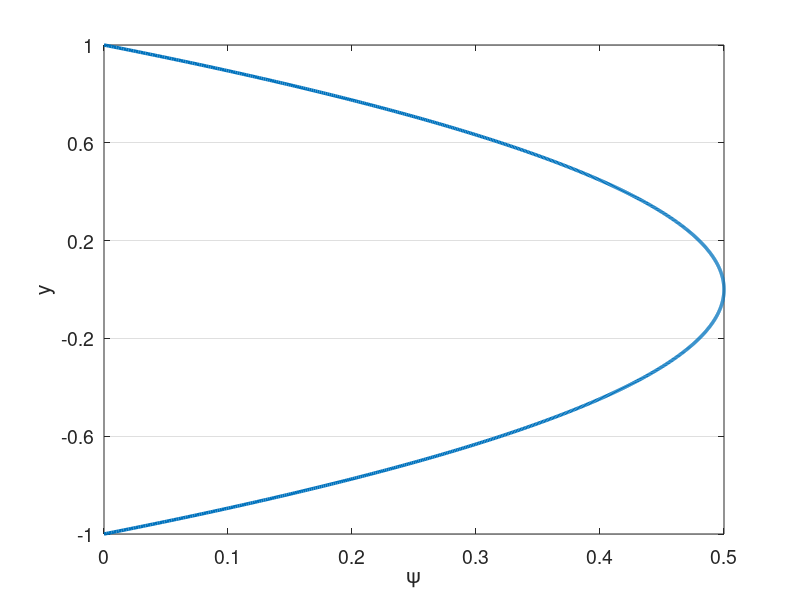

The MATLAB script that drew this image: (Note: this script raises an error after producing the figure.)
% clc
clear all
close all


set(0,'DefaultAxesFontSize',14)
set(0,'defaultLineLineWidth',2.5)
% set(0,'DefaultFigureWindowStyle','docked')


linestyles = {'k-','b-','r-','g-','c-','m-','k--','b--','r--','g--','c--','m--','k-.','b-.','r-.','g-.','c-.','m-.','k:','b:','r:','g:','c:','m:'};
pointstyles = {'ko','bo','ro','go','co','mo','k^','b^','r^','g^','c^','m^','ks','bs','rs','gs','cs','ms','k*','b*','r*','g*','c*','m*','k+','b+','r+','g+','c+','m+'};
%%

%%%%%%%%%%%%%%%%%%%%%%%%%%%%%%%%%%%%%%%%%%%%%%%%%%%%%%%%%%%%%%%%%%
% Navier-Stokes Solver Demo (2D Channel)
%%%%%%%%%%%%%%%%%%%%%%%%%%%%%%%%%%%%%%%%%%%%%%%%%%%%%%%%%%%%%%%%%%

format compact;
format short; 
Re = 1; Pr=0.8; Pe=Re*Pr; 
dpdx = 1;

%N=16; E=5; N1=N+1; nL=N1*N1*E;  % 16th order
N=4; % polynomial order  
Ex=1; % Number of elements in x
Ey=5; % Number of elements in y
CFL=0.1;
u_ic = Re;
pert = 0.0;
f_ic = @(x,y) u_ic*(1-y.^2)/2;

%% Enrichment information
en_on = 2; % 0 = no enrichment, 1 = implicit, 2 = explicit
N_en_y = 1; 
en_mag = 1;
psi = {@(x,y) en_mag*(0.5*(1 - y.^2) + 0.*x), @(x,y) 0.*y + 0.*x};
gpsi = {@(x,y) 0.*y + 0.*x, @(x,y) en_mag*(-1.*y + 0.*x), ...
        @(x,y) 0.*y + 0.*x, @(x,y) 0.*y + 0.*x};
hpsi = {@(x,y) 0.*y + 0.*x, @(x,y) en_mag*(-1 - 0.*y + 0.*x), ...
        @(x,y) 0.*y + 0.*x, @(x,y) 0.*y + 0.*x};
    
%     psi = {@(x,y) (0.5*(1 - y.^4) + 0.*x), @(x,y) 0.*y + 0.*x};
% gpsi = {@(x,y) 0.*y + 0.*x, @(x,y) (-2.*y.^3 + 0.*x), ...
%         @(x,y) 0.*y + 0.*x, @(x,y) 0.*y + 0.*x};
% hpsi = {@(x,y) 0.*y + 0.*x, @(x,y) (-6.*y.^2 + 0.*x), ...
%         @(x,y) 0.*y + 0.*x, @(x,y) 0.*y + 0.*x};
   

    
% Law of the wall
% Re_t = Re;
% u_tau = 1;
% nu = 1/Re_t;
% kap = 0.41;
% beta = 5.2;
% dypdy = u_tau/nu;
% ypb = 11.062299784340414;
% yp = @(y) (1-abs(y))*Re_t;
% psi = {@(x,y) (yp(y) <= ypb).*yp(y) + (yp(y) > ypb).*(1./kap.*log(yp(y)+eps)+beta) + 0.*x, @(x,y) 0.*y + 0.*x};
% gpsi = {@(x,y) 0.*y + 0.*x,  @(x,y) ((yp(y) <= ypb).*1 + (yp(y) > ypb).*1/(kap*(yp(y)+eps)))*dypdy + 0.*x,...
%         @(x,y) 0.*y + 0.*x, @(x,y) 0.*y + 0.*x};
% hpsi = {@(x,y) 0.*y + 0.*x,  @(x,y) ((yp(y) <= ypb).*0 + (yp(y) > ypb).*-1./(kap*(yp(y)+eps).^2))*dypdy*dypdy + 0.*x,...
%         @(x,y) 0.*y + 0.*x, @(x,y) 0.*y + 0.*x};
    

%% Plot psi
figure(5)
ys_plot = linspace(-1,1,1000);
plot(psi{1}(0,ys_plot),ys_plot)
xlabel('\psi')
ylabel('y')
set(gca, 'YGrid', 'on', 'XGrid', 'off')
yticks(linspace(-1,1,Ey+1));

psi_p = psi{1}(0,N_en_y*2/Ey-1);
dypsi_p1 = gpsi{2}(0,N_en_y*2/Ey-1);
dypsi_p2 = gpsi{2}(0,1-N_en_y*2/Ey);

%% Begin Solve
E=Ex*Ey; % Total number of elements
N1=N+1;
disp("Generating Matrices")
Q=makeq(Ex,Ey,N); % Global continuity
R=maker(Q,Ex,N); % Restriction matrix, applies Dirichlet conditions
[X,Y]=make_geom_channel(Ex,Ey,N);      % Geometry in local form
en_b_nodes = get_en_bound_nodes(Ex,Ey,N,N_en_y);

Ys = zeros(Ey*length(Y(1,:,1)),1);
for i = 1:Ey
    Ys((i-1)*(N+1)+1:(i)*(N+1)) = Y(1,:,(i-1)*Ex+1);
end
        
[G,J,ML,RX]=make_coef(X,Y);
[Ah,Bh,Ch,Dh,z,w]=semhat(N);
[Gs, Gs_x, Gs_y] =  face_mats(X,Y,E,N);
Gs_c = R*Q'*apply_en_cont(Gs,en_b_nodes,psi_p);
Gsb = R*Q'*Gs*Q*R';


[n,nb]=size(R); 
nL=N1*N1*E;

Ab=spalloc(nL,nL,nL*N);    %  Generate Abar
for j=1:nL
    x=zeros(nL,1); 
    x(j)=1; 
    Ab(:,j)=abar_c(x,Dh,G,Q);  % assembled Neumann Operator
end
Ab_orig = Ab;
A_c=R*Q'*apply_en_cont(Ab_orig,en_b_nodes,psi_p);
S_check=full(Ab);
Ab = Q'*Ab*Q;
A=R*Ab*R'; % Full stiffness matrix
Bb=reshape(ML,nL,1); % Form Mass matrix
Bb=diag(Bb); 
Bb=sparse(Bb); 
Ma=R*Q'*Bb*Q*R'; % Assembling mass matrix  % Full mass matrix
M_c = R*Q'*apply_en_cont(Bb,en_b_nodes,psi_p);


%%
M_check=full(Bb);

Ma_uv_check = zeros(2*nL);
Ma_uv_check(1:nL,1:nL) = M_check;
Ma_uv_check(nL+1:2*nL,nL+1:2*nL) = M_check;
A_uv_check = zeros(2*nL);
A_uv_check(1:nL,1:nL) = S_check;
A_uv_check(nL+1:2*nL,nL+1:2*nL) = S_check;

M_q = full(Ma);
S_q = full(A);


%%
% Assemble overall system matrices
nn = length(Ma); % number of nodes in the domain
Ma_uv = zeros(2*nn);
Ma_uv(1:nn,1:nn) = Ma;
Ma_uv(nn+1:2*nn,nn+1:2*nn) = Ma;
Ma_uv = sparse(Ma_uv);
A_uv = zeros(2*nn);
A_uv(1:nn,1:nn) = A;
A_uv(nn+1:2*nn,nn+1:2*nn) = A;
A_uv = sparse(A_uv);
ML_uv = zeros(2*(N+1),2*(N+1),E);
ML_uv(1:N+1,1:N+1,1:E) = ML;
ML_uv(N+2:2*(N+1),N+2:2*(N+1),1:E) = ML;
G_uv = zeros(2*nn);
G_uv(1:nn,1:nn) = Gsb;
G_uv(nn+1:2*nn,nn+1:2*nn) = Gsb;
G_uv = sparse(G_uv);



%% Assemble enrichment matrices
psi_xy{1} = psi{1}(X,Y);
psi_xy{2} = psi{2}(X,Y);
if en_on
    disp("Computing enrichment")
    [Mp,Sp,T1,T2,T1_alt,T1_alt2,Mp_alt,Sp_alt,z_en,w_en] = enrich_mats(X,Y,E,N,psi,gpsi,hpsi,J);
    nb = N1*N1;
        
    for k=1:2
        Mp_all{k} = zeros(nb*E,nb*E);
        Sp_all{k} = zeros(nb*E,nb*E);
        T1_all{k} = zeros(N+1,N+1,E);
        T2_all{k} = zeros(N+1,N+1,E);
        T1_alt_all{k} = zeros(N+1,N+1,E);
        T1_alt2_all{k} = zeros(N+1,N+1,E);
        Mp_alt_all{k} = zeros(nb*E,nb*E);
        Sp_alt_all{k} = zeros(nb*E,nb*E);
        
        T1_rs{k} = reshape(T1{k},[N+1,N+1,E]);
        T2_rs{k} = reshape(T2{k},[N+1,N+1,E]);
        T1_alt_rs{k} = reshape(T1_alt{k},[N+1,N+1,E]);
        T1_alt2_rs{k} = reshape(T1_alt2{k},[N+1,N+1,E]);
        
        % TODO: Assemble differently for different elements
        for iy = 1:Ey
            for ix = 1:Ex
                i = (iy-1)*Ex+ix;
                if ((iy <= N_en_y) || (iy > Ey-N_en_y))
                    Mp_all{k}((i-1)*nb+1:i*nb,(i-1)*nb+1:i*nb) = Mp{k}(:,:,i);
                    Sp_all{k}((i-1)*nb+1:i*nb,(i-1)*nb+1:i*nb) = Sp{k}(:,:,i);
                    T1_all{k}(:,:,i) = T1_rs{k}(:,:,i); 
                    T2_all{k}(:,:,i) = T2_rs{k}(:,:,i);
                    T1_alt_all{k}(:,:,i) = T1_alt_rs{k}(:,:,i); 
                    T1_alt2_all{k}(:,:,i) = T1_alt2_rs{k}(:,:,i); 
                end                
            end
        end
        %%
        if k == 1
            Mp_check_1 = full(Mp_all{k});
            Sp_check_1 = full(Sp_all{k});
            T1_check_1 = full(T1_all{k});
            T2_check_1 = full(T2_all{k});
            Mp_check_2 = zeros(size(Mp_all{k}));
            Sp_check_2 = zeros(size(Mp_all{k}));
            T1_check_2 = zeros(size(Mp_all{k}));
            T2_check_2 = zeros(size(Mp_all{k}));
        elseif k == 2
            Mp_check_2 = full(Mp_all{k});
            Sp_check_2 = full(Sp_all{k});
            T1_check_2 = full(T1_all{k});
            T2_check_2 = full(T2_all{k});
        end
        %%
        Mp_all{k} = sparse(Mp_all{k});        
        Mp_full{k} = Mp_all{k};
        Mp_all_c{k} = R*Q'*apply_en_cont(Mp_all{k},en_b_nodes,psi_p);
        Mp_all{k} = R*Q'*Mp_all{k}*Q*R';
        Sp_all{k} = sparse(Sp_all{k});
        Sp_full{k} = Sp_all{k};
        Sp_all_c{k} = R*Q'*apply_en_cont(Sp_all{k},en_b_nodes,psi_p);
        Sp_all{k} = R*Q'*Sp_all{k}*Q*R';
        
        Mp_alt_all{k} = sparse(Mp_alt_all{k});        
        Mp_alt_all_c{k} = R*Q'*apply_en_cont(Mp_alt_all{k},en_b_nodes,psi_p);
        Mp_alt_all{k} = R*Q'*Mp_alt_all{k}*Q*R';   
    end
    
    Mp_uv = zeros(2*nn);
    Sp_uv = zeros(2*nn);
    Mp_uv(1:nn,1:nn) = Mp_all{1};
    Mp_uv(1:nn,nn+1:2*nn) = Mp_all{2};
    Sp_uv(1:nn,1:nn) = Sp_all{1};
    Sp_uv(nn+1:2*nn,nn+1:2*nn) = Sp_all{1};
    
    %%
    Mp_uv_check = zeros(2*nL);
    Mp_uv_check(1:nL,1:nL) = Mp_check_1;
    Mp_uv_check(1:nL,nL+1:2*nL) = Mp_check_2;
    Sp_uv_check(1:nL,1:nL) = Sp_check_1;
    Sp_uv_check(nL+1:2*nL,nL+1:2*nL) = Sp_check_1;
    Mp_q_1 = full(Mp_all{1});
    Sp_q_1 = full(Sp_all{1});
    
    Mp_q_2 = full(Mp_all{2});
    Sp_q_2 = full(Sp_all{2});
    %%

    Mp_uv = sparse(Mp_uv);
    Sp_uv = sparse(Sp_uv);   
end

%%

dxmin=pi*(z(N1)-z(N))/(2*Ex); % Get min dx for CFL constraint
Tfinal=50; 
dt=CFL*dxmin/u_ic; 
nstep=ceil(Tfinal/dt); 
dt=Tfinal/nstep; 
% Print information
nstep
dt
yp1 = (1+Y(1,2))*Re

disp("Computing inverse")
Ai=pinv(full(Ab)); 

disp("Setting Initial Conditions")
% Initial conditions
u=u_ic*ones(size(ML)); 
v=0*ML;

for e = 1:E
    for i = 1:N+1
        for j = 1:N+1
            u(i,j,e) = f_ic(X(i,j,e),Y(i,j,e))+pert*rand()*u_ic;
            v(i,j,e) = v(i,j,e)+pert*rand()*u_ic;
            if en_on
                if ((e <= Ex*N_en_y) || (e > (Ey-N_en_y)*Ex))
                    u(i,j,e) = u(i,j,e) - psi{1}(X(i,j,e),Y(i,j,e));
                    v(i,j,e) = v(i,j,e) - psi{2}(X(i,j,e),Y(i,j,e));
                end
            end
        end
    end
end

% u = apply_en_cont_soln(u,en_b_nodes,psi_p);
u1=u; u2=u; u3=u; fx3=u; fx2=u; fx1=u;
v1=v; v2=v; v3=v; fy3=v; fy2=v; fy1=v;

F = dpdx*ones(size(ML));
% Fb=reshape(ML.*F,nL,1); %% Output
% 
% Fb=Bb\(Q'*Fb);  

uv = [u;v];

%%
uv_ic_check = uv;

%% Setup BC if nonzero
% u_bc = ones(size(u)).*((Y==1)+(Y==-1));
% u_bc = reshape(ML.*u_bc,nL,1);
% u_bc = Bb\(Q'*u_bc);

%%
disp("Timestepping")
plot1 = 1;
time = 0;
plot1 = post_channel(N,Ex,Ey,w,X,Y,Ys,en_on,time,u,psi_xy,N_en_y,plot1);
%%
% psi_len = length(M_c);
% psi_c = zeros(psi_len,1);
% psi_c(1:psi_len/2) = -1*ones(psi_len/2,1)*psi_p;
% psi_c(psi_len/2+1:psi_len) = 1*ones(psi_len/2,1)*psi_p;
for step=1:nstep
    time=step*dt;
    if step==1; b0=1.0;    b= [ -1 0 0 ]';       a=[ 1  0 0 ]'; end
    if step==2; b0=1.5;    b=([ -4 1 0 ]')./2;   a=[ 2 -1 0 ]'; end
    if step==3; b0=11./6.; b=([ -18 9 -2 ]')./6; a=[ 3 -3 1 ]'; end
    if step<=3
        if en_on
            H_x=(Ma + A*dt/(b0*Re) + dt/b0*(Mp_all{1} + Sp_all{1}));
            H_y=(Ma + A*dt/(b0*Re));
            [LH_x,UH_x]=lu(H_x);
            [LH_y,UH_y]=lu(H_y);
            terms_x = 1/Re*(T1_all{1})+T2_all{1};
            terms_y = 1/Re*(T1_all{2})+T2_all{2};
            
            T1_rhs = (dt/b0)*1/Re*R*Q'*reshape(T1_alt_all{1},nL,1);
            
            H_uv = (Ma_uv + (A_uv)*dt/(b0*Re) + dt/b0*(Mp_uv + Sp_uv));
            H_c = (M_c + (A_c)*dt/(b0*Re) + dt/b0*(Mp_all_c{1}+Sp_all_c{1}));
            if en_on == 2
                H_uv = (Ma_uv + (A_uv)*dt/(b0*Re)); % + dt/b0*(Mp_uv + Sp_uv));
                H_c = (M_c + (A_c)*dt/(b0*Re)); % + dt/b0*(Mp_all_c{1}+Sp_all_c{1}));
            end
            H_q = full(H_uv);
            rhs_c = (H_c);
            [LH_uv,UH_uv]=lu(H_uv);
        else
            H=(Ma + A*dt/(b0*Re));
            [LH_x,UH_x]=lu(H);
            LH_y = LH_x;
            UH_y = UH_x;

            terms_x = zeros(N+1,N+1,E);
            terms_y = zeros(N+1,N+1,E);
            T1_rhs = 0;
            
            H_uv = (Ma_uv + (A_uv)*dt/(b0*Re));
            H_check = (Ma_uv_check + A_uv_check*dt/(b0*Re)); 
            rhs_c = zeros(size(Ma(:,1)));
            [LH_uv,UH_uv]=lu(H_uv);
%             Hbar=(Bb+ Ab*dt/(b0*Re));
        end
        
        b0i=1./b0;
    end % Viscous op
 
    %% uv version
    
%   Nonlinear step - unassembled, not multiplied by mass matrix

    fx1 = -convl(u,RX,Dh,u,v) + F; % du = Cu  
    fy1 = -convl(v,RX,Dh,u,v); % dv = Cv
    
    if en_on == 2
        en_u = dt/b0*Sp_full{1}*reshape(u,nL,1);
        en_u = reshape(en_u,N1,N1,E);
        en_v = dt/b0*Mp_full{2}*reshape(v,nL,1);
        en_v = reshape(en_v,N1,N1,E);
        
        fx1 = fx1 - en_u;
        fy1 = fy1 - en_v;
    end
    
    
    %%

    rx  = a(1)*fx1+a(2)*fx2+a(3)*fx3; % kth-order extrapolation
    ry  = a(1)*fy1+a(2)*fy2+a(3)*fy3;

    fx3=fx2; fx2=fx1; 
    fy3=fy2; fy2=fy1; 

    rx  = dt*rx - (b(1)*u+b(2)*u2+b(3)*u3); u3=u2; u2=u; % Add BDF terms
    ry  = dt*ry - (b(1)*v+b(2)*v2+b(3)*v3); v3=v2; v2=v; %     and

    ut  = b0i*rx; 
    vt  = b0i*ry; 

%   uL=ut; vL=vt;
    [uL,vL,pr]=pressure_project(ut,vt,Ai,Q,ML,RX,Dh); % Div-free velocity
    pr = (b0/dt)*pr;
    

    %%

    %   Set RHS.                 %Viscous update. %  Convert to local form.
%     u=R*(Q'*reshape(ML.*uL,nL,1)-Hbar*u_bc);
    u_rhs=R*(Q'*reshape(ML.*uL,nL,1));
    v_rhs=R*(Q'*reshape(ML.*vL,nL,1));
    
    u_rhs = u_rhs + T1_rhs;
    
    %%
    
    uv = [u_rhs+rhs_c;v_rhs];
    uv=UH_uv\(LH_uv\uv);
    u = uv(1:nn);
    v = uv(nn+1:2*nn);
    u=Q*(R'*u);
    if en_on
        u = apply_en_cont_soln(Ey,N_en_y,en_b_nodes,u,psi_p);
    end
    u=reshape(u,N1,N1,E);
    v=Q*(R'*v);
    v=reshape(v,N1,N1,E);
    
    
    
%% Output
    if mod(step,100)==0
        plot1 = post_channel(N,Ex,Ey,w,X,Y,Ys,en_on,time,u,psi_xy,N_en_y,plot1);
%         if mod(step,5000)==0
%             fname = strcat("soln_Re_",num2str(Re),"_P_",num2str(N),"_",num2str(Ex),"x",num2str(Ex),"_step_",num2str(step),".mat");
%             save(fname,"u","v","pr","psi","gpsi","hpsi","N","Ex","Ey","en_on","time","psi_xy","N_en_y","w","X","Y","Ys","Re","pert");
%         end
    end

end
%%%%%%%%%%%%%%%%%%%%%%%%%%%%%%%%%%%%%%%%%%%%%%%%%%%%%%%%%%%%%%%%%%
